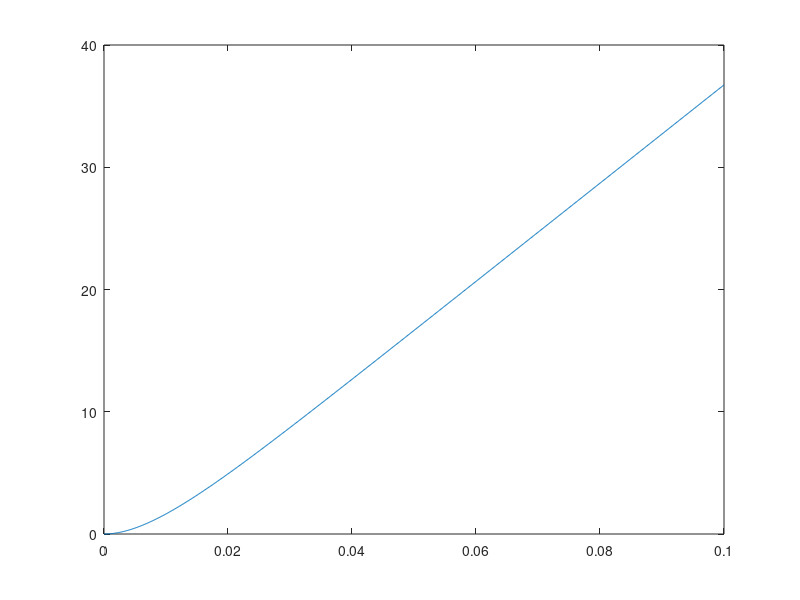
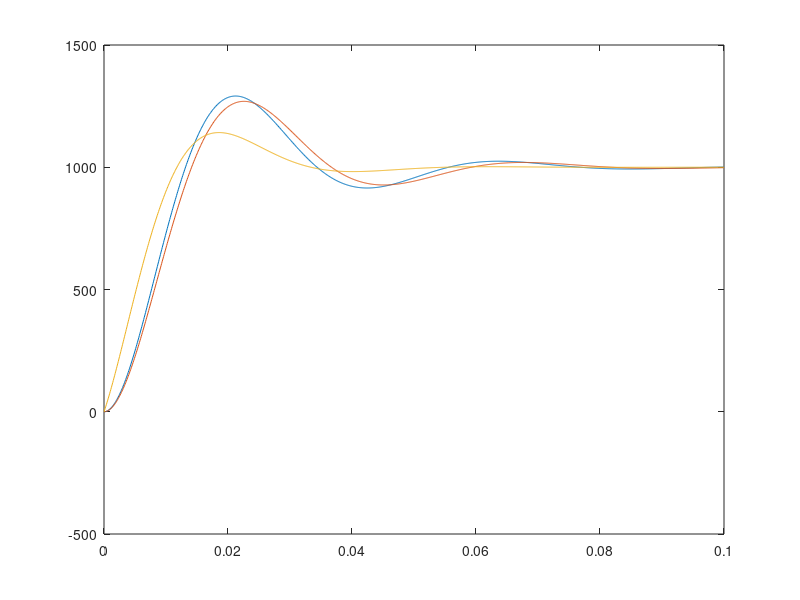

These charts were generated, in order, by the following MATLAB code:
s = tf('s');

% simulate motor speed
Rm = 37.5;
Lm = 0.29 * 10^(-3);
Jm = 0.015 * 10^(-7);
Kt = 2.63 * 10^(-3);
Ke = 0.002488;

% motor constants
Tm = (Rm*Jm)/(Ke*Kt);
Te = Lm/Rm;

% transfer function of plant of DC motor
p = tf([1], [Ke*Tm*Te, Ke*Tm, Ke, 0]);

% simulation settings
t = [0:0.0001:0.1];
r = ones(size(t));

% simulation
y1 = lsim(p, r, t);


figure(1);
plot(t,y1);

% process reaction curve method
R = 370;
L = 0.005;

% p control
cp = 1/(R*L);
% pi control
cpi = 0.9/(R*L) * (1 + 3.33*L/s);
% pid control
cpid = 1.2/(R*L) * (1 + 2*L/s + 0.5*L*s);

% transfer function of feedforward block
gp = series(cp,p);
gpi = series(cpi,p);
gpid = series(cpid,p);


% transfer function of feedback system
fp = feedback(gp, 1);
fpi = feedback(gpi, 1);
fpid = feedback(gpid, 1);

% simulation
r = 1000*ones(size(t));
yp = lsim(fp, r, t);
ypi = lsim(fpi, r, t);
ypid = lsim(fpid, r, t);


figure(2);
plot(t,yp,t,ypi,t,ypid);



